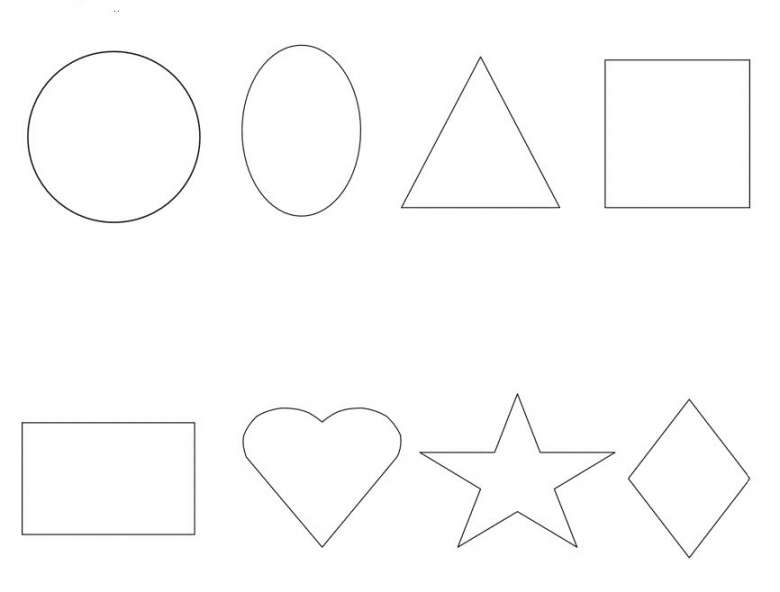
//> input picture segmentation/harris/formegeom.jpeg, 780 x 592 px
$ ./harris formegeom.jpeg   (built with g++ and OpenCV 4)
//> lines starting //> are read from the running program, lines starting //| are printed output that depends on the picture; after the words box and inside, x2 and y2 are one past the last pixel; in counts of white or black regions, pixels touching at a corner belong together
/*
    STEPS :
    - Calculate the partial derivatives with respect to x e y (Dx e Dy).
    - Calculate Dx^2, Dy^2 e Dx * Dy.
    - Apply Gaussian filter to Dx^2, Dy^2 e Dx * Dy.
    - C00, C11, C01, C10 are obtained
    - Calculate the index R.
    - Normalize the index R to [0,255].
    - Threshold R.
*/

#include <iostream>
#include <cstdlib>
#include <stdio.h>
#include <unistd.h>
#include <opencv2/opencv.hpp>

using namespace std;
using namespace cv;

void harrisCornering(Mat& src, Mat& output,float k, int thresholdValue);

int main(int argc, char** argv) {

    if(argc < 2){
        cout<<"usage: "<<argv[0]<<" image_name"<<endl;
        exit(0);
    }

    String imageName = argv[1];

    //Read image
    Mat image;
    image = imread(imageName, IMREAD_GRAYSCALE);
//> image is the input picture: 592 rows x 780 cols, CV_8UC1; min 20, max 255, mean 252.3

    if (image.empty())
    {
        cout << "Could not open or find the image" << endl;
        return -1;
    }

    Mat imgHarris;
    harrisCornering(image, imgHarris, 0.04, 100);

    imshow("Original image", image);
    imshow("Harris cornering", imgHarris);
    waitKey(0);
    destroyAllWindows();

    return 0;
}

void harrisCornering(Mat& src, Mat &output, float kSize, int thresholdValue)
{
//> called with kSize = 0.04, thresholdValue = 100
    //STEP 1: Apply Sobel to both directions
    Mat Dx, Dy;
    Sobel(src, Dx, CV_32FC1, 1, 0, 3, BORDER_DEFAULT);
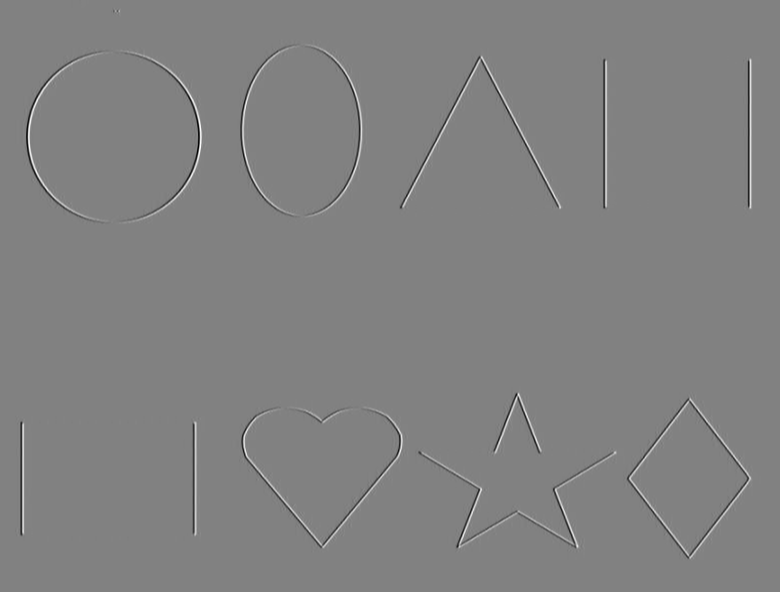
//> Dx: 592 rows x 780 cols, CV_32FC1; min -3624, max 3504, mean 0; drawn with min black and max white
    Sobel(src, Dy, CV_32FC1, 0, 1, 3, BORDER_DEFAULT);
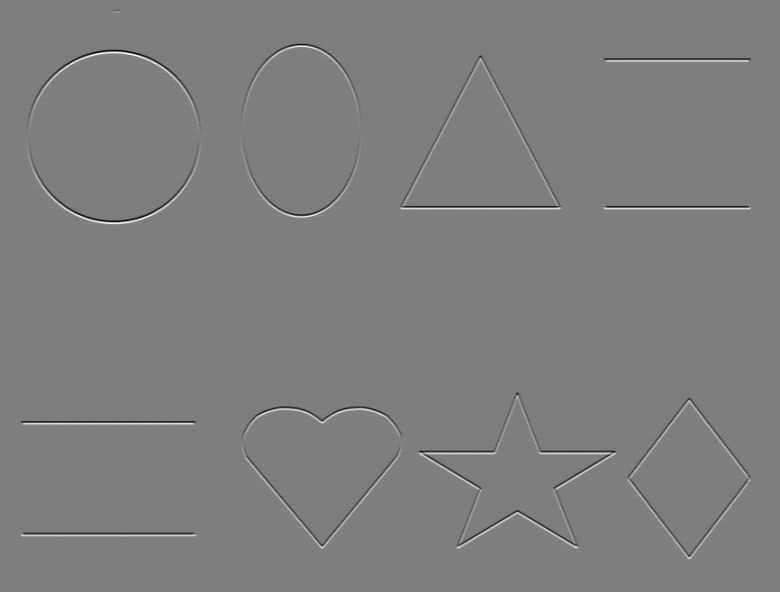
//> Dy: 592 rows x 780 cols, CV_32FC1; min -3432, max 3480, mean 0; drawn with min black and max white

    //STEP 2
    Mat Dx2, Dy2, Dxy;
    pow(Dx, 2.0, Dx2); //Calculate Dx^2.
    pow(Dy, 2.0, Dy2); //Calculate Dy^2.
    multiply(Dx, Dy, Dxy); //Calcolo Dx * Dy.
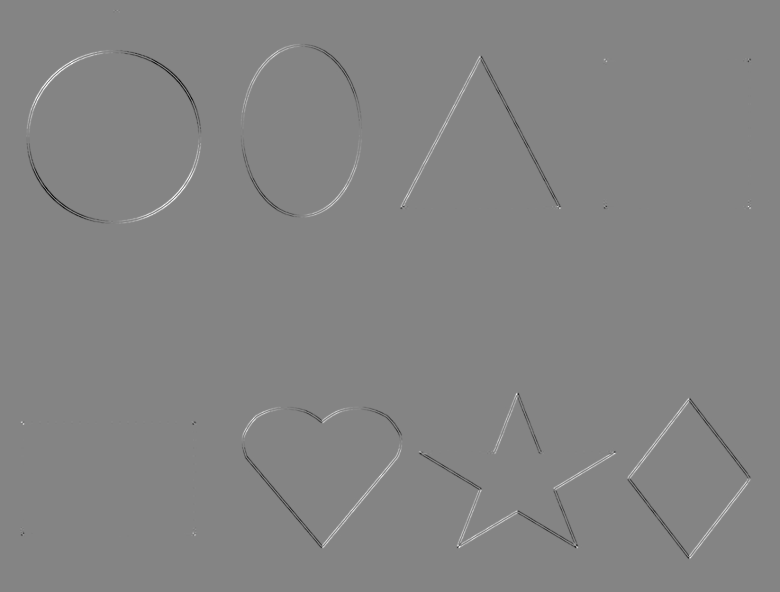
//> Dxy: 592 rows x 780 cols, CV_32FC1; min -5298480, max 4897152, mean 87; drawn with min black and max white

    //STEP 3: Smoothing
    GaussianBlur(Dx2, Dx2, Size(7, 7), 2.0, 0.0, BORDER_DEFAULT); //C00
    GaussianBlur(Dy2, Dy2, Size(7, 7), 0.0, 2.0, BORDER_DEFAULT); //C11
    GaussianBlur(Dxy, Dxy, Size(7, 7), 2.0, 2.0, BORDER_DEFAULT); //C01
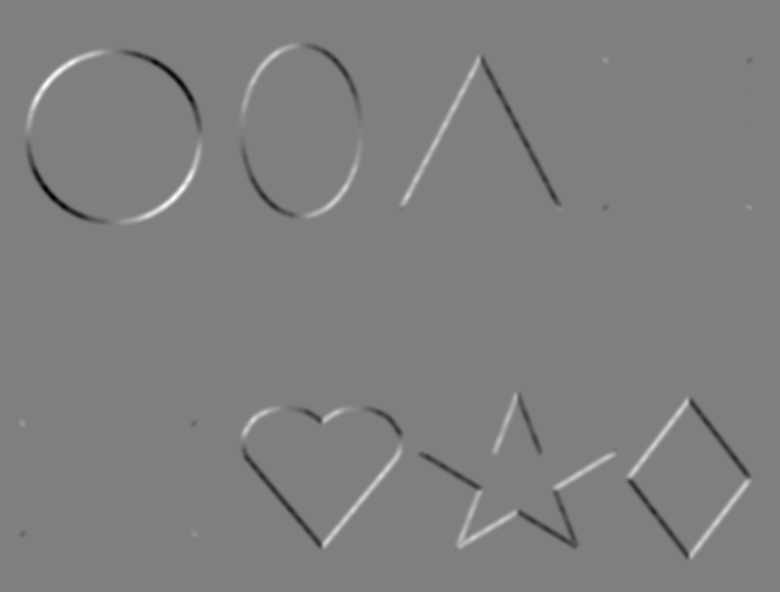
//> Dxy: 592 rows x 780 cols, CV_32FC1; 18.5% of pixels changed, all inside (x1, y1, x2, y2) = (12, 0, 764, 564); drawn with min black and max white

    //STEP 5.
    Mat Dx2y2, Dxy2, trace2, R;
    multiply(Dx2, Dy2, Dx2y2); //C00 * C11
    multiply(Dxy, Dxy, Dxy2); //C10 * C01
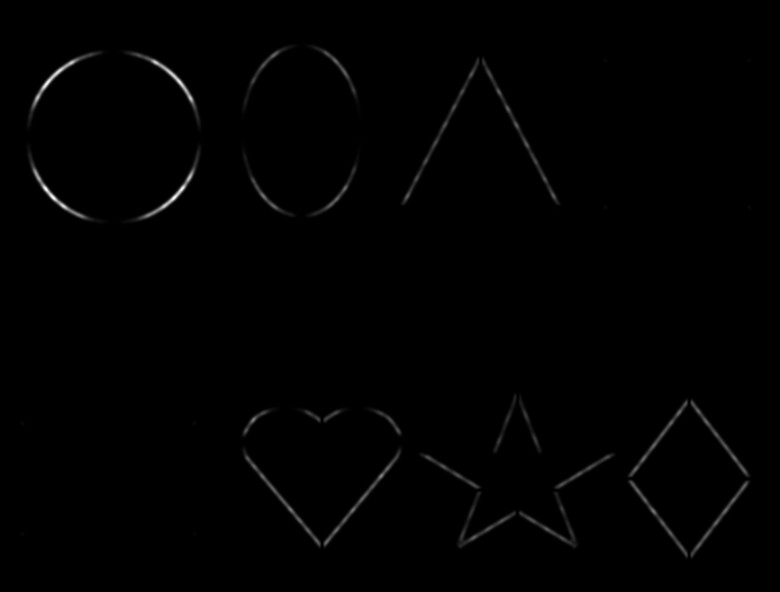
//> Dxy2: 592 rows x 780 cols, CV_32FC1; min 0, max 3.9e+12, mean 2.29e+10; drawn with min black and max white

    Mat detrm = Dx2y2 - Dxy2; //Determine = (C00 * C11) - (C10 * C01)
    pow((Dx2 + Dy2), 2.0, trace2); //Calculate trace.
    /*
        k is usually a low value (0.04 in our case).
        It is the contribution of the trace to the final calculation of R.
        (amount of trace that I subtract from the determinant).
    */
    R = detrm - kSize * trace2;
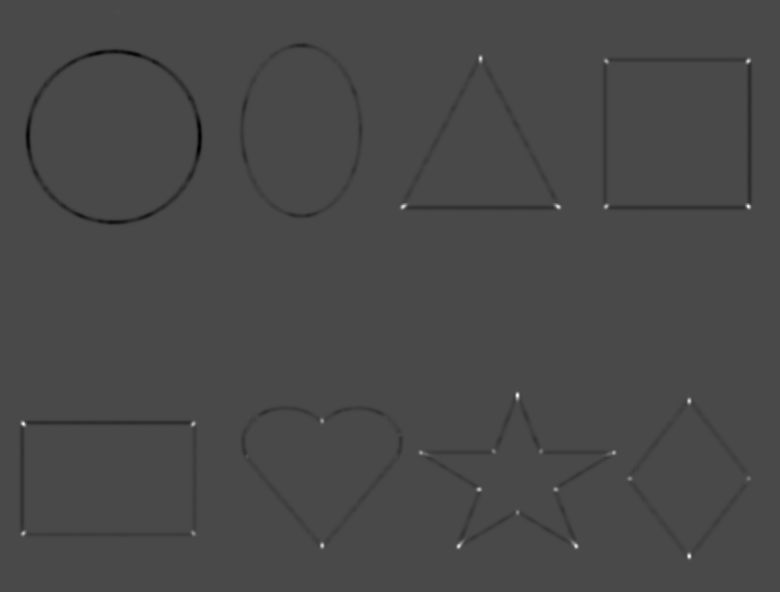
//> R: 592 rows x 780 cols, CV_32FC1; min -9.61e+11, max 2.39e+12, mean -7.19e+09; drawn with min black and max white

    //STEP 6
    normalize(R, R, 0, 255, NORM_MINMAX, CV_32FC1);
    output = src.clone();

    for (int i = 0; i < src.rows; i++) {
        for (int j = 0; j < src.cols; j++) {
            if ((int)R.at<float>(i, j) > thresholdValue)
            {
                //Circle on corner points
                circle(output, Point(j, i), 5, Scalar(0), 2, 8, 0);
            }
        }
    }
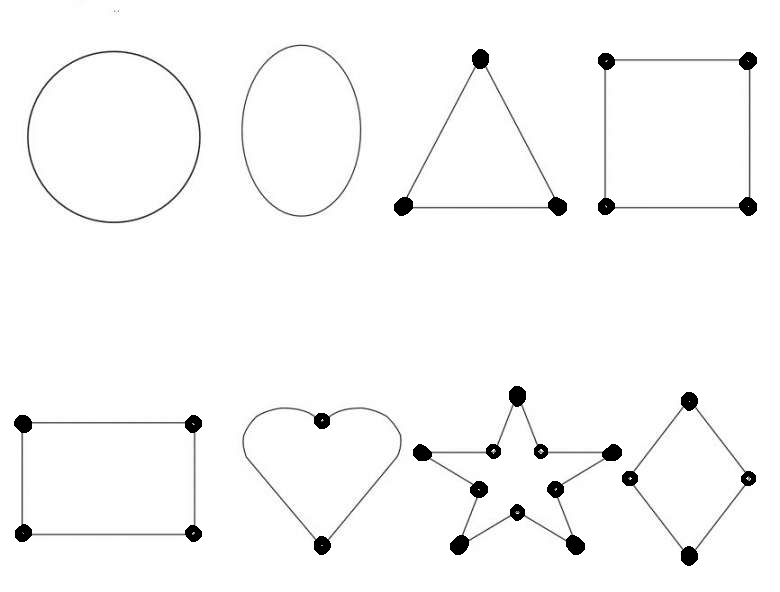
//> output: 592 rows x 780 cols, CV_8UC1; 1.36% of pixels changed, all inside (x1, y1, x2, y2) = (14, 49, 757, 566)
}
